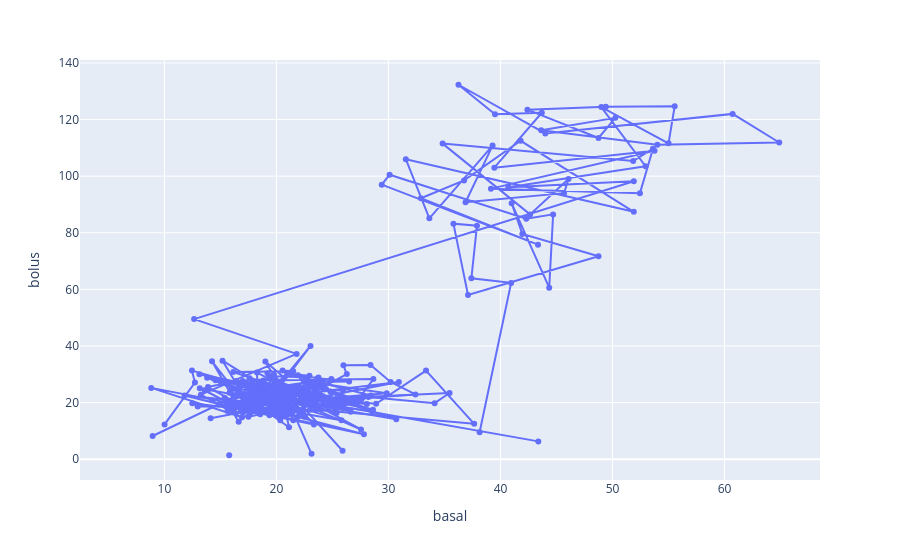

Notebook cell for this chart:
### Code cell
#tdd
tdd_p = tdd.calculate_tdd(df_bolus_p,df_basal_p)
tdd_p = tdd_p.reset_index()
tdd_p['tdd']=tdd_p.basal+tdd_p.bolus
fig = px.line(tdd_p, x='basal', y='bolus')
fig.add_traces(px.scatter(tdd_p, x='basal', y='bolus', hover_data=['date']).data)
fig.show()

### Figure 1 — Plotly figure (JSON) as saved in the notebook; plotly's stock layout.template omitted (floating-point values rounded to 4 significant figures; data arrays with more than 128 entries replaced by an {"elided": "..."} marker saying what was removed)
{"data": [{"hovertemplate": "basal=%{x}<br>bolus=%{y}<extra></extra>", "legendgroup": "", "line": {"color": "#636efa", "dash": "solid"}, "marker": {"symbol": "circle"}, "mode": "lines", "name": "", "orientation": "v", "showlegend": false, "type": "scatter", "x": {"elided": "408 float values"}, "xaxis": "x", "y": {"elided": "408 float values"}, "yaxis": "y"}, {"customdata": {"elided": "408x1 str values"}, "hovertemplate": "basal=%{x}<br>bolus=%{y}<br>date=%{customdata[0]}<extra></extra>", "legendgroup": "", "marker": {"color": "#636efa", "symbol": "circle"}, "mode": "markers", "name": "", "orientation": "v", "showlegend": false, "type": "scatter", "x": {"elided": "408 float values"}, "xaxis": "x", "y": {"elided": "408 float values"}, "yaxis": "y"}], "layout": {"legend": {"tracegroupgap": 0}, "margin": {"t": 60}, "xaxis": {"anchor": "y", "domain": [0, 1], "title": {"text": "basal"}}, "yaxis": {"anchor": "x", "domain": [0, 1], "title": {"text": "bolus"}}}}
